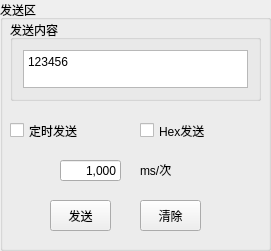
     <widget class="QGroupBox" name="groupBox_19">
      <property name="geometry">
       <rect>
        <x>10</x>
        <y>530</y>
        <width>271</width>
        <height>251</height>
       </rect>
      </property>
      <property name="title">
       <string>发送区</string>
      </property>
      <widget class="QGroupBox" name="verticalGroupBox_2">
       <property name="geometry">
        <rect>
         <x>10</x>
         <y>20</y>
         <width>251</width>
         <height>81</height>
        </rect>
       </property>
       <property name="title">
        <string>发送内容</string>
       </property>
       <layout class="QVBoxLayout" name="verticalLayout_2">
        <property name="leftMargin">
         <number>10</number>
        </property>
        <property name="topMargin">
         <number>10</number>
        </property>
        <property name="rightMargin">
         <number>10</number>
        </property>
        <property name="bottomMargin">
         <number>10</number>
        </property>
        <item>
         <widget class="QTextEdit" name="send_text">
          <property name="html">
           <string>&lt;!DOCTYPE HTML PUBLIC &quot;-//W3C//DTD HTML 4.0//EN&quot; &quot;http://www.w3.org/TR/REC-html40/strict.dtd&quot;&gt;
&lt;html&gt;&lt;head&gt;&lt;meta name=&quot;qrichtext&quot; content=&quot;1&quot; /&gt;&lt;style type=&quot;text/css&quot;&gt;
p, li { white-space: pre-wrap; }
&lt;/style&gt;&lt;/head&gt;&lt;body style=&quot; font-family:'SimSun'; font-size:9pt; font-weight:400; font-style:normal;&quot;&gt;
&lt;p style=&quot; margin-top:0px; margin-bottom:0px; margin-left:0px; margin-right:0px; -qt-block-indent:0; text-indent:0px;&quot;&gt;123456&lt;/p&gt;&lt;/body&gt;&lt;/html&gt;</string>
          </property>
          <property name="placeholderText">
           <string/>
          </property>
         </widget>
        </item>
       </layout>
      </widget>
      <widget class="QCheckBox" name="timer_send_cb">
       <property name="geometry">
        <rect>
         <x>10</x>
         <y>110</y>
         <width>121</width>
         <height>41</height>
        </rect>
       </property>
       <property name="text">
        <string>定时发送</string>
       </property>
      </widget>
      <widget class="QCheckBox" name="hex_send">
       <property name="geometry">
        <rect>
         <x>140</x>
         <y>110</y>
         <width>121</width>
         <height>41</height>
        </rect>
       </property>
       <property name="text">
        <string>Hex发送</string>
       </property>
      </widget>
      <widget class="QLineEdit" name="lineEdit_3">
       <property name="geometry">
        <rect>
         <x>60</x>
         <y>160</y>
         <width>61</width>
         <height>21</height>
        </rect>
       </property>
       <property name="text">
        <string>1,000</string>
       </property>
       <property name="alignment">
        <set>Qt::AlignRight|Qt::AlignTrailing|Qt::AlignVCenter</set>
       </property>
      </widget>
      <widget class="QLabel" name="dw">
       <property name="geometry">
        <rect>
         <x>140</x>
         <y>160</y>
         <width>71</width>
         <height>20</height>
        </rect>
       </property>
       <property name="text">
        <string>ms/次</string>
       </property>
      </widget>
      <widget class="QPushButton" name="sendTextButton">
       <property name="geometry">
        <rect>
         <x>50</x>
         <y>200</y>
         <width>61</width>
         <height>31</height>
        </rect>
       </property>
       <property name="text">
        <string>发送</string>
       </property>
      </widget>
      <widget class="QPushButton" name="timeclock_clear_button">
       <property name="geometry">
        <rect>
         <x>140</x>
         <y>200</y>
         <width>61</width>
         <height>31</height>
        </rect>
       </property>
       <property name="text">
        <string>清除</string>
       </property>
      </widget>
     </widget>
